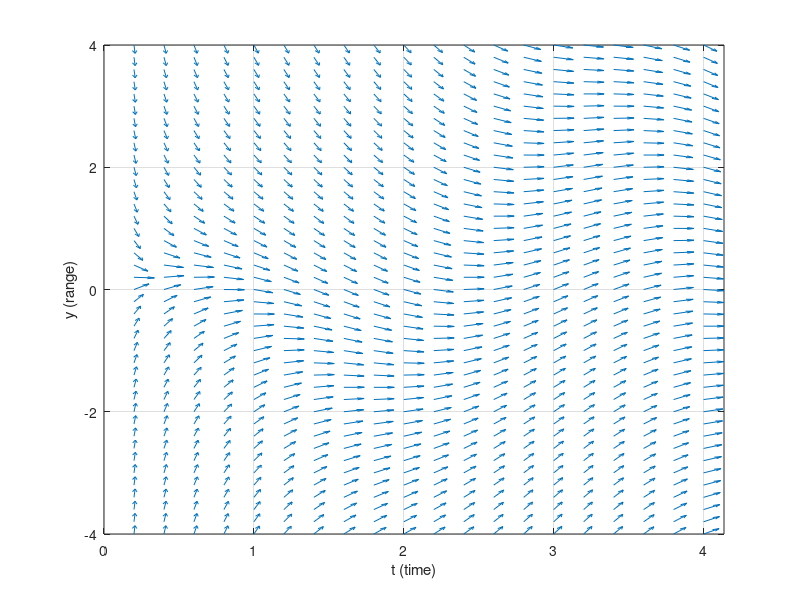

The MATLAB source for this figure:
%{

    Graph a directional field for a one dimensional ODE of the form 
    dy/dt = f(t,y)

    Here we use meshgrid to select a grid of points (t,y) in the t-y plane (t is
    horizontal axis, y is vertical axis), and then use quiver to plot the slopes
    of the following:  d/dt(t,y)= (1, dy/dt)  at each of the (t,y) points
        e.g., at the point (t,y), draw an arrow of (1,dy/dt) where dy/dt is the
        slope of the tangent line at the point (t,y)

    Matlab functions used:
        meshgrid
        quiver

    What makes this one basic?
        *Only plots a directional field; does not graph any IVPs ontop of the
         directional field.

%}
clear all;
close all;


tMin = 0;
tStep=0.2;
tMax= 4;

yMin = -4;
yStep = tStep;
yMax = 4;


%{
    Here we make points (T,Y) where T ranges from tMin to tMax in increments of
    tStep, and similarly for Y (Y ranges from yMin to yMax in increments of
    yStep)
%}
[T, Y] = meshgrid( tMin:tStep:tMax, ...
                   yMin:yStep:yMax);


%here we take the time derivative (d/dt) to each point (T,Y)
dY = cos(2*T)-Y./T;
dT = ones(size(dY));


%Now, at each point (T,Y), we plot
L=sqrt(dT.^2 + dY.^2);  %get the length (two norm) of the vector [dT dY]
quiver(T, Y, dT./L, dY./L, 0.5);
axis tight;
grid on;
xlabel('t (time)');
ylabel('y (range)');

%
% end directionalFieldsBasic.m
%